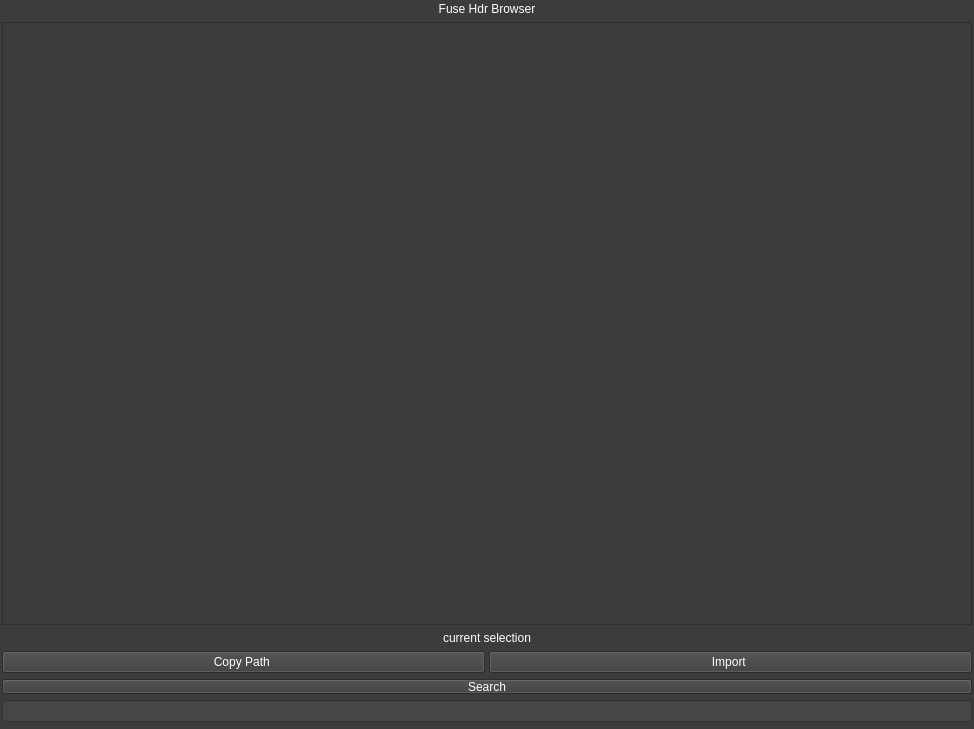
<?xml version="1.0" encoding="UTF-8"?>
<ui version="4.0">
 <class>MainWindow</class>
 <widget class="QMainWindow" name="MainWindow">
  <property name="geometry">
   <rect>
    <x>0</x>
    <y>0</y>
    <width>974</width>
    <height>729</height>
   </rect>
  </property>
  <property name="sizePolicy">
   <sizepolicy hsizetype="Expanding" vsizetype="Expanding">
    <horstretch>0</horstretch>
    <verstretch>0</verstretch>
   </sizepolicy>
  </property>
  <property name="minimumSize">
   <size>
    <width>780</width>
    <height>512</height>
   </size>
  </property>
  <property name="font">
   <font>
    <stylestrategy>PreferDefault</stylestrategy>
   </font>
  </property>
  <property name="focusPolicy">
   <enum>Qt::ClickFocus</enum>
  </property>
  <property name="windowTitle">
   <string>MainWindow</string>
  </property>
  <property name="styleSheet">
   <string notr="true">color: rgb(95, 95, 95);
border-top-color: rgb(85, 85, 85);
border-color: rgb(63, 63, 63);</string>
  </property>
  <property name="toolButtonStyle">
   <enum>Qt::ToolButtonFollowStyle</enum>
  </property>
  <property name="animated">
   <bool>false</bool>
  </property>
  <property name="dockNestingEnabled">
   <bool>true</bool>
  </property>
  <property name="unifiedTitleAndToolBarOnMac">
   <bool>false</bool>
  </property>
  <widget class="QWidget" name="centralwidget">
   <property name="styleSheet">
    <string notr="true">background-color: rgb(60, 60, 60);
selection-color: rgb(255, 233, 105);</string>
   </property>
   <layout class="QVBoxLayout" name="verticalLayout">
    <property name="margin">
     <number>2</number>
    </property>
    <item>
     <widget class="QLabel" name="label">
      <property name="palette">
       <palette>
        <active>
         <colorrole role="WindowText">
          <brush brushstyle="SolidPattern">
           <color alpha="255">
            <red>255</red>
            <green>255</green>
            <blue>255</blue>
           </color>
          </brush>
         </colorrole>
         <colorrole role="Button">
          <brush brushstyle="SolidPattern">
           <color alpha="255">
            <red>60</red>
            <green>60</green>
            <blue>60</blue>
           </color>
          </brush>
         </colorrole>
         <colorrole role="Text">
          <brush brushstyle="SolidPattern">
           <color alpha="255">
            <red>255</red>
            <green>255</green>
            <blue>255</blue>
           </color>
          </brush>
         </colorrole>
         <colorrole role="ButtonText">
          <brush brushstyle="SolidPattern">
           <color alpha="255">
            <red>255</red>
            <green>255</green>
            <blue>255</blue>
           </color>
          </brush>
         </colorrole>
         <colorrole role="Base">
          <brush brushstyle="SolidPattern">
           <color alpha="255">
            <red>60</red>
            <green>60</green>
            <blue>60</blue>
           </color>
          </brush>
         </colorrole>
         <colorrole role="Window">
          <brush brushstyle="SolidPattern">
           <color alpha="255">
            <red>60</red>
            <green>60</green>
            <blue>60</blue>
           </color>
          </brush>
         </colorrole>
         <colorrole role="HighlightedText">
          <brush brushstyle="SolidPattern">
           <color alpha="255">
            <red>255</red>
            <green>233</green>
            <blue>105</blue>
           </color>
          </brush>
         </colorrole>
        </active>
        <inactive>
         <colorrole role="WindowText">
          <brush brushstyle="SolidPattern">
           <color alpha="255">
            <red>255</red>
            <green>255</green>
            <blue>255</blue>
           </color>
          </brush>
         </colorrole>
         <colorrole role="Button">
          <brush brushstyle="SolidPattern">
           <color alpha="255">
            <red>60</red>
            <green>60</green>
            <blue>60</blue>
           </color>
          </brush>
         </colorrole>
         <colorrole role="Text">
          <brush brushstyle="SolidPattern">
           <color alpha="255">
            <red>255</red>
            <green>255</green>
            <blue>255</blue>
           </color>
          </brush>
         </colorrole>
         <colorrole role="ButtonText">
          <brush brushstyle="SolidPattern">
           <color alpha="255">
            <red>255</red>
            <green>255</green>
            <blue>255</blue>
           </color>
          </brush>
         </colorrole>
         <colorrole role="Base">
          <brush brushstyle="SolidPattern">
           <color alpha="255">
            <red>60</red>
            <green>60</green>
            <blue>60</blue>
           </color>
          </brush>
         </colorrole>
         <colorrole role="Window">
          <brush brushstyle="SolidPattern">
           <color alpha="255">
            <red>60</red>
            <green>60</green>
            <blue>60</blue>
           </color>
          </brush>
         </colorrole>
         <colorrole role="HighlightedText">
          <brush brushstyle="SolidPattern">
           <color alpha="255">
            <red>255</red>
            <green>233</green>
            <blue>105</blue>
           </color>
          </brush>
         </colorrole>
        </inactive>
        <disabled>
         <colorrole role="WindowText">
          <brush brushstyle="SolidPattern">
           <color alpha="255">
            <red>255</red>
            <green>255</green>
            <blue>255</blue>
           </color>
          </brush>
         </colorrole>
         <colorrole role="Button">
          <brush brushstyle="SolidPattern">
           <color alpha="255">
            <red>60</red>
            <green>60</green>
            <blue>60</blue>
           </color>
          </brush>
         </colorrole>
         <colorrole role="Text">
          <brush brushstyle="SolidPattern">
           <color alpha="255">
            <red>255</red>
            <green>255</green>
            <blue>255</blue>
           </color>
          </brush>
         </colorrole>
         <colorrole role="ButtonText">
          <brush brushstyle="SolidPattern">
           <color alpha="255">
            <red>255</red>
            <green>255</green>
            <blue>255</blue>
           </color>
          </brush>
         </colorrole>
         <colorrole role="Base">
          <brush brushstyle="SolidPattern">
           <color alpha="255">
            <red>60</red>
            <green>60</green>
            <blue>60</blue>
           </color>
          </brush>
         </colorrole>
         <colorrole role="Window">
          <brush brushstyle="SolidPattern">
           <color alpha="255">
            <red>60</red>
            <green>60</green>
            <blue>60</blue>
           </color>
          </brush>
         </colorrole>
         <colorrole role="HighlightedText">
          <brush brushstyle="SolidPattern">
           <color alpha="255">
            <red>255</red>
            <green>233</green>
            <blue>105</blue>
           </color>
          </brush>
         </colorrole>
        </disabled>
       </palette>
      </property>
      <property name="styleSheet">
       <string notr="true">color: rgb(255, 255, 255);</string>
      </property>
      <property name="text">
       <string>Fuse Hdr Browser</string>
      </property>
      <property name="alignment">
       <set>Qt::AlignCenter</set>
      </property>
     </widget>
    </item>
    <item>
     <widget class="QTableWidget" name="images_tableWidget">
      <property name="palette">
       <palette>
        <active>
         <colorrole role="WindowText">
          <brush brushstyle="SolidPattern">
           <color alpha="255">
            <red>255</red>
            <green>255</green>
            <blue>255</blue>
           </color>
          </brush>
         </colorrole>
         <colorrole role="Button">
          <brush brushstyle="SolidPattern">
           <color alpha="255">
            <red>60</red>
            <green>60</green>
            <blue>60</blue>
           </color>
          </brush>
         </colorrole>
         <colorrole role="Text">
          <brush brushstyle="SolidPattern">
           <color alpha="255">
            <red>255</red>
            <green>255</green>
            <blue>255</blue>
           </color>
          </brush>
         </colorrole>
         <colorrole role="ButtonText">
          <brush brushstyle="SolidPattern">
           <color alpha="255">
            <red>255</red>
            <green>255</green>
            <blue>255</blue>
           </color>
          </brush>
         </colorrole>
         <colorrole role="Base">
          <brush brushstyle="SolidPattern">
           <color alpha="255">
            <red>60</red>
            <green>60</green>
            <blue>60</blue>
           </color>
          </brush>
         </colorrole>
         <colorrole role="Window">
          <brush brushstyle="SolidPattern">
           <color alpha="255">
            <red>60</red>
            <green>60</green>
            <blue>60</blue>
           </color>
          </brush>
         </colorrole>
         <colorrole role="Highlight">
          <brush brushstyle="SolidPattern">
           <color alpha="255">
            <red>170</red>
            <green>255</green>
            <blue>0</blue>
           </color>
          </brush>
         </colorrole>
         <colorrole role="HighlightedText">
          <brush brushstyle="SolidPattern">
           <color alpha="255">
            <red>255</red>
            <green>255</green>
            <blue>127</blue>
           </color>
          </brush>
         </colorrole>
        </active>
        <inactive>
         <colorrole role="WindowText">
          <brush brushstyle="SolidPattern">
           <color alpha="255">
            <red>255</red>
            <green>255</green>
            <blue>255</blue>
           </color>
          </brush>
         </colorrole>
         <colorrole role="Button">
          <brush brushstyle="SolidPattern">
           <color alpha="255">
            <red>60</red>
            <green>60</green>
            <blue>60</blue>
           </color>
          </brush>
         </colorrole>
         <colorrole role="Text">
          <brush brushstyle="SolidPattern">
           <color alpha="255">
            <red>255</red>
            <green>255</green>
            <blue>255</blue>
           </color>
          </brush>
         </colorrole>
         <colorrole role="ButtonText">
          <brush brushstyle="SolidPattern">
           <color alpha="255">
            <red>255</red>
            <green>255</green>
            <blue>255</blue>
           </color>
          </brush>
         </colorrole>
         <colorrole role="Base">
          <brush brushstyle="SolidPattern">
           <color alpha="255">
            <red>60</red>
            <green>60</green>
            <blue>60</blue>
           </color>
          </brush>
         </colorrole>
         <colorrole role="Window">
          <brush brushstyle="SolidPattern">
           <color alpha="255">
            <red>60</red>
            <green>60</green>
            <blue>60</blue>
           </color>
          </brush>
         </colorrole>
         <colorrole role="Highlight">
          <brush brushstyle="SolidPattern">
           <color alpha="255">
            <red>170</red>
            <green>255</green>
            <blue>0</blue>
           </color>
          </brush>
         </colorrole>
         <colorrole role="HighlightedText">
          <brush brushstyle="SolidPattern">
           <color alpha="255">
            <red>255</red>
            <green>255</green>
            <blue>127</blue>
           </color>
          </brush>
         </colorrole>
        </inactive>
        <disabled>
         <colorrole role="WindowText">
          <brush brushstyle="SolidPattern">
           <color alpha="255">
            <red>255</red>
            <green>255</green>
            <blue>255</blue>
           </color>
          </brush>
         </colorrole>
         <colorrole role="Button">
          <brush brushstyle="SolidPattern">
           <color alpha="255">
            <red>60</red>
            <green>60</green>
            <blue>60</blue>
           </color>
          </brush>
         </colorrole>
         <colorrole role="Text">
          <brush brushstyle="SolidPattern">
           <color alpha="255">
            <red>255</red>
            <green>255</green>
            <blue>255</blue>
           </color>
          </brush>
         </colorrole>
         <colorrole role="ButtonText">
          <brush brushstyle="SolidPattern">
           <color alpha="255">
            <red>255</red>
            <green>255</green>
            <blue>255</blue>
           </color>
          </brush>
         </colorrole>
         <colorrole role="Base">
          <brush brushstyle="SolidPattern">
           <color alpha="255">
            <red>60</red>
            <green>60</green>
            <blue>60</blue>
           </color>
          </brush>
         </colorrole>
         <colorrole role="Window">
          <brush brushstyle="SolidPattern">
           <color alpha="255">
            <red>60</red>
            <green>60</green>
            <blue>60</blue>
           </color>
          </brush>
         </colorrole>
         <colorrole role="Highlight">
          <brush brushstyle="SolidPattern">
           <color alpha="255">
            <red>170</red>
            <green>255</green>
            <blue>0</blue>
           </color>
          </brush>
         </colorrole>
         <colorrole role="HighlightedText">
          <brush brushstyle="SolidPattern">
           <color alpha="255">
            <red>255</red>
            <green>255</green>
            <blue>127</blue>
           </color>
          </brush>
         </colorrole>
        </disabled>
       </palette>
      </property>
      <property name="focusPolicy">
       <enum>Qt::TabFocus</enum>
      </property>
      <property name="styleSheet">
       <string notr="true">selection-color: rgb(255, 255, 127);
selection-background-color: rgb(170, 255, 0);
color: rgb(255, 255, 255);</string>
      </property>
      <property name="autoScroll">
       <bool>false</bool>
      </property>
      <property name="editTriggers">
       <set>QAbstractItemView::AllEditTriggers</set>
      </property>
      <property name="selectionMode">
       <enum>QAbstractItemView::SingleSelection</enum>
      </property>
     </widget>
    </item>
    <item>
     <widget class="QLabel" name="hdrName">
      <property name="styleSheet">
       <string notr="true">color: rgb(255, 255, 255);</string>
      </property>
      <property name="text">
       <string>current selection</string>
      </property>
      <property name="alignment">
       <set>Qt::AlignCenter</set>
      </property>
      <property name="textInteractionFlags">
       <set>Qt::LinksAccessibleByMouse|Qt::TextEditable</set>
      </property>
     </widget>
    </item>
    <item>
     <layout class="QHBoxLayout" name="horizontalLayout_2">
      <property name="spacing">
       <number>4</number>
      </property>
      <item>
       <widget class="QPushButton" name="copy_pathBtn">
        <property name="styleSheet">
         <string notr="true">color: rgb(255, 255, 255);</string>
        </property>
        <property name="text">
         <string>Copy Path </string>
        </property>
       </widget>
      </item>
      <item>
       <widget class="QPushButton" name="create_btn">
        <property name="styleSheet">
         <string notr="true">color: rgb(255, 255, 255);</string>
        </property>
        <property name="text">
         <string>Import </string>
        </property>
       </widget>
      </item>
     </layout>
    </item>
    <item>
     <widget class="QPushButton" name="searchButton">
      <property name="maximumSize">
       <size>
        <width>16777215</width>
        <height>15</height>
       </size>
      </property>
      <property name="styleSheet">
       <string notr="true">color: rgb(255, 255, 255);</string>
      </property>
      <property name="text">
       <string>Search</string>
      </property>
     </widget>
    </item>
    <item>
     <widget class="QLineEdit" name="searchBox">
      <property name="focusPolicy">
       <enum>Qt::StrongFocus</enum>
      </property>
      <property name="styleSheet">
       <string notr="true">border-color: rgb(170, 255, 0);
background-color: rgb(70, 70, 70);
color: rgb(255, 255, 255);</string>
      </property>
      <property name="text">
       <string/>
      </property>
     </widget>
    </item>
    <item>
     <spacer name="verticalSpacer">
      <property name="orientation">
       <enum>Qt::Vertical</enum>
      </property>
      <property name="sizeType">
       <enum>QSizePolicy::Fixed</enum>
      </property>
      <property name="sizeHint" stdset="0">
       <size>
        <width>10</width>
        <height>5</height>
       </size>
      </property>
     </spacer>
    </item>
   </layout>
  </widget>
 </widget>
 <resources/>
 <connections/>
</ui>
